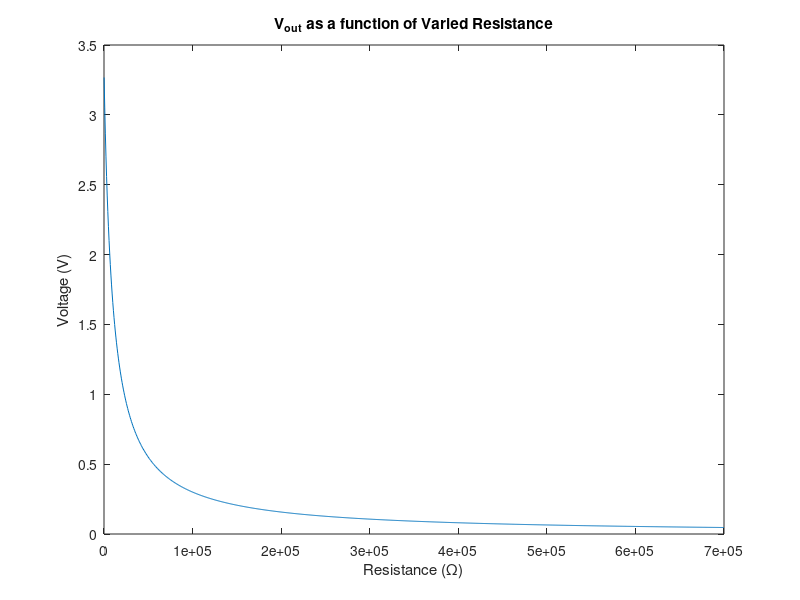
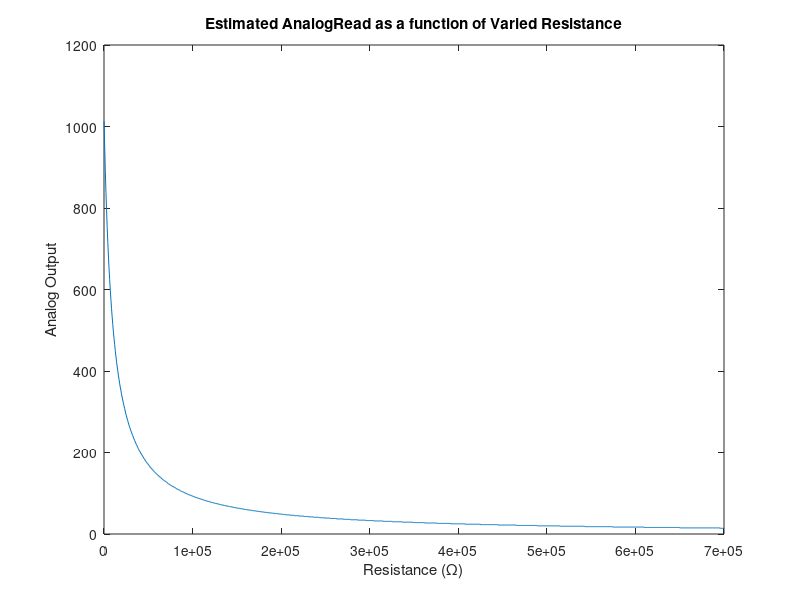

These figures' MATLAB source, in order:
    %% Voltage checking for the Smarticle-Photoresistor/potentiometer setup
close all; clear all; clc;

% Circuit parameters
vIn = 3.3; % volts
rOut = 10000; % voltage divider resistor which goes to ground

% Potentiometer parameters
% rl = 0.8;
% rh = 10000;

% Photoresistor parameters
rl = 100;
rh = 700000;

rRange = linspace(rl, rh, 1000); % not sure I am discretizing this the right way

vOut = vIn*rOut./(rOut+rRange); % basic voltage divider equation give the voltage across rOut

figure
plot(rRange, vOut)
title('V_{out} as a function of Varied Resistance')
xlabel('Resistance (\Omega)')
ylabel('Voltage (V)')
vrange = max(vOut) - min(vOut) % We are only using 418 of the avaiable 1024 values.

vMax = max(vOut)
vMin = min(vOut)

% Compute the analog resolution
adcReading = round(1023/vIn*vOut);
figure
plot(rRange, adcReading)
title('Estimated AnalogRead as a function of Varied Resistance')
xlabel('Resistance (\Omega)')
ylabel('Analog Output')

usedAnalogBits = max(adcReading) - min(adcReading)

